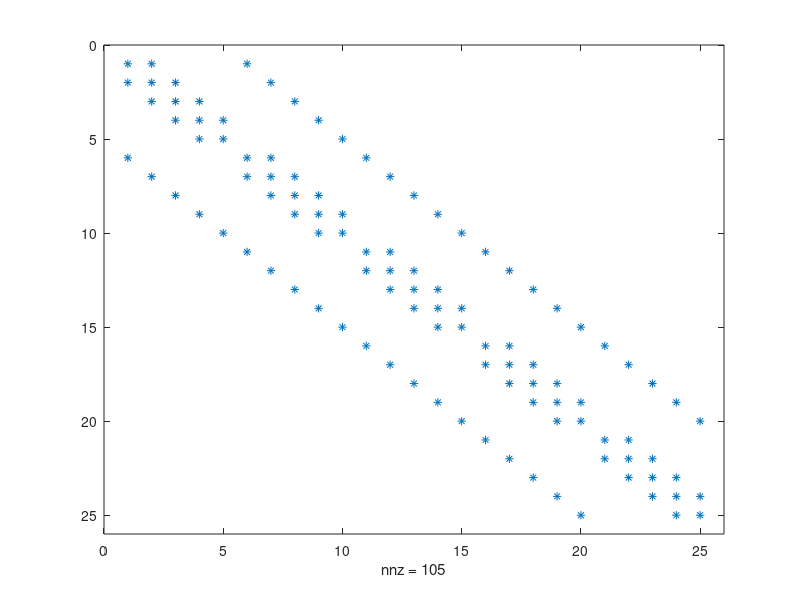

MATLAB code to generate this figure: (Note: this script raises an error after producing the figure.)
%Multifront solver
clear; 

for N = [5]
%N = 21;
    Z = zeros(N,N);
    Z((N+1:N+1:N^2-1)) = ones(N-1,1);
    A = -2*eye(N)+Z+Z';
    clear Z;
    A = (kron(eye(N),A)+kron(A,eye(N)));
    %imagesc((1:N^2),(1:N^2),A);
    spy(A)

    %Solving transformation index
    index = arrange(reshape((1:N^2),[],N)');
    %Modity matrix A accordingly
    A = sparse(A(index,index));
    %imagesc((1:N^2),(1:N^2),A);
   % spy(A)

    tic
    [L,U] = LU_ND(A,0);
    
    toc
    fprintf('The error of LU(multifrontal server) when N = %d is %d \n',...
        N,norm(A-L*U,inf)) 
    
end
%[L,U] = lu(A);

%-------------------Dense linear algebra-----------------------------------
for N = [5]%,10,15,20,25,30,35,45,55,65,75,85,95,115,128]
    Z = zeros(N,N);
    Z((N+1:N+1:N^2-1)) = ones(N-1,1);
    A = -2*eye(N)+Z+Z';
    clear Z;
    A = kron(eye(N),A)+kron(A,eye(N));
    %imagesc((1:N^2),(1:N^2),A);
    %spy(A)

    %Solving transformation index
    index = arrange(reshape((1:N^2),[],N)');
    %Modity matrix A accordingly
    A = A(index,index);
    %imagesc((1:N^2),(1:N^2),A);
    %spy(A)

    tic
    [L,U] = lu(A);
    
    toc
    fprintf('The error of LU(Dense linear algebra) when N = %d is %d \n',...
        N,norm(A-L*U,inf)) 
end

